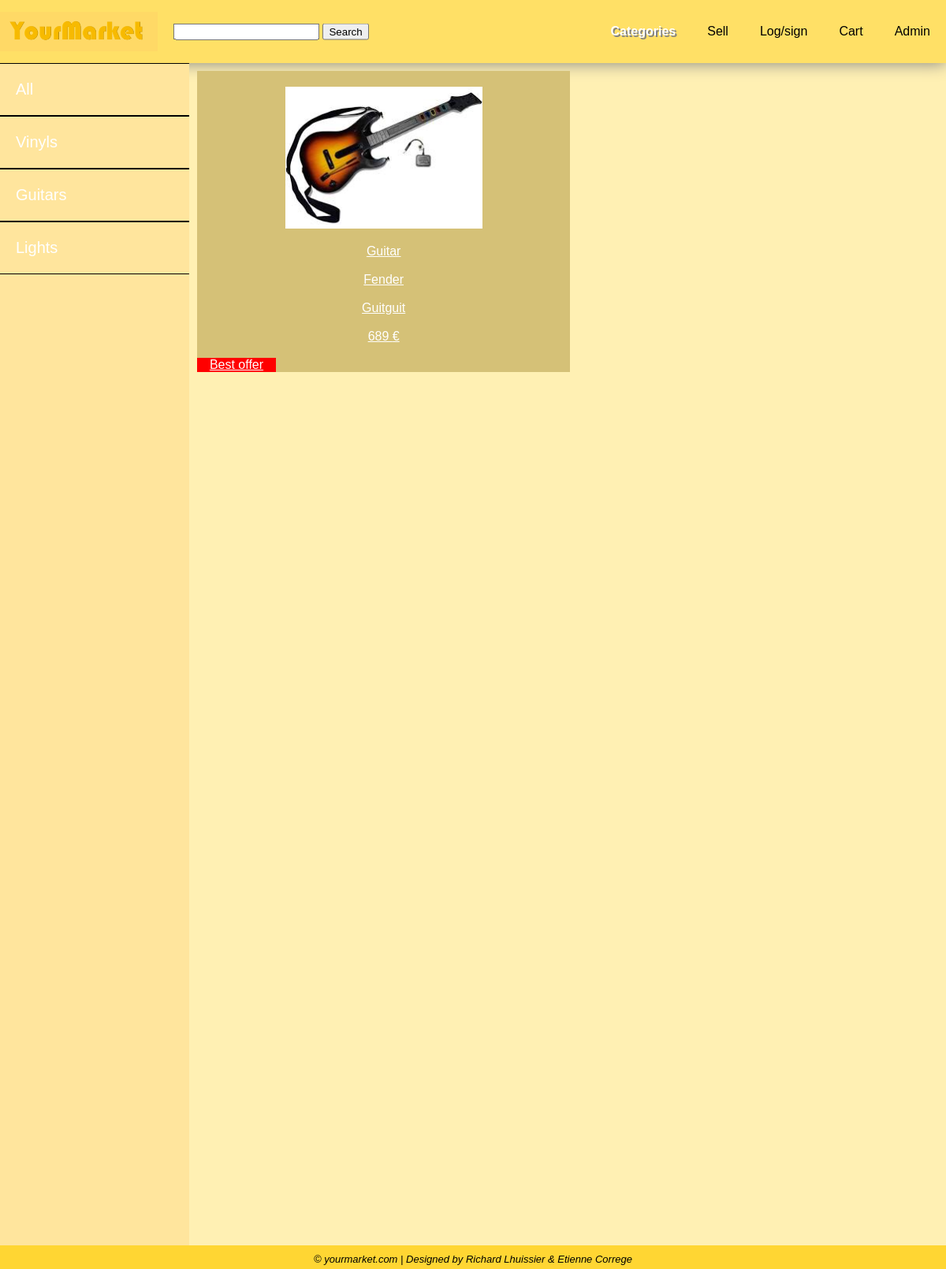
The page /yourmarket/categories_guitars.php on the database its author committed.
### tables this page shows
CREATE TABLE IF NOT EXISTS `item` (
  `id` int(11) NOT NULL AUTO_INCREMENT,
  `category` varchar(255) NOT NULL,
  `brand` varchar(255) NOT NULL,
  `model` varchar(255) NOT NULL,
  `startingprice` int(11) NOT NULL,
  `actualprice` int(11) DEFAULT NULL,
  `description` varchar(500) NOT NULL,
  `sellerid` int(11) NOT NULL,
  `commandid` int(11) DEFAULT NULL,
  `type` varchar(40) NOT NULL,
  PRIMARY KEY (`id`),
  KEY `fk_seller` (`sellerid`),
  KEY `fk_command` (`commandid`)
);

CREATE TABLE IF NOT EXISTS `images` (
  `id` int(11) NOT NULL AUTO_INCREMENT,
  `image` varchar(255) NOT NULL,
  `itemid` int(11) NOT NULL,
  PRIMARY KEY (`id`),
  KEY `fk_itemid` (`itemid`)
);

### yourmarket/categories_guitars.php (the view, shortened to what this page needs)
<html>
	<head>
		<link rel="stylesheet" href="style.css">
	</head>
	<body>
		<header>
			<div class="inner_header">
				<div class="logo">
					<a href="index.php"><img src="logo.png" alt="logo" width="200" height="50"></a>
				</div>
				<div class="searchbar">
					<input type="search" id="search" value="">
					<input type="button" value="Search">
				</div>
				<ul class="navigation">
					<a href="categories.php"><li class="selected">Categories</li></a>
					<?php
					if($_SESSION['id']!=0){
						echo "<a href='sell.php'><li>Sell</li></a>";
						echo "<a href='youraccount.php'><li>Your Account</li></a>";
					}else{
						echo "<a href='youraccount_log_sig.php'><li>Sell</li></a>";
						echo "<a href='youraccount_log_sig.php'><li>Log/sign</li></a>";
					}
					echo "<a href='cart.php'><li>Cart</li></a>";
					if($_SESSION['admin']!=0){
						echo "<a href='admin.php'><li>Admin</li></a>";
					}else{
						echo "<a href='youraccount_log_sig.php'><li>Admin</li></a>";
					}
				?>
				</ul>
			</div>
		</header>
		<div class="container">
			<div class="sidebar">
				<a href="categories.php">All</a>
				<a href="categories_vinyls.php">Vinyls</a>
				<a href="categories_guitars.php">Guitars</a>
				<a href="categories_lights.php">Lights</a>
			</div>
			<div class="articlesb">
				<?php
		$user = 'root';
		$password = '';
		$database = 'yourmarket';
		$port = NULL;
		$mysqli = new mysqli('127.0.0.1', $user, $password, $database, $port);
		$connected=$_SESSION['id'];
		if($connected!=0){
			$sql = "SELECT * FROM item WHERE  category='Guitar' AND commandid IS NULL AND sellerid <>'".$connected."'";
		}else{
			$sql = "SELECT * FROM item WHERE commandid IS NULL AND category='Guitar'";
		}
					$result = $mysqli->query($sql);
		if ($result->num_rows > 0) {
						echo '<div class="layout">';
						while($row = $result->fetch_assoc()) {
							$itemid=$row['id'];
							$sql2 = "SELECT image FROM images WHERE itemid='".$itemid."'";
							$result2 = $mysqli->query($sql2);
							if ($result2->num_rows > 0){
								while($img=$result2->fetch_assoc()){
									$newpath = "images\\".$img['image'];
								}
							}else{
								$newpath = '';
							}
							echo "<a href='buynow.php?id=".$row['id']."''>
							<div>
								<img src='".$newpath."' alt='No img for this item' width='250' style='margin-top:20px;margin-bottom:20px'>
								<br>".$row['category']."<br>
								<br>".$row['brand']."<br>
								<br>".$row['model']."<br>
								<br>".$row['startingprice']." €<br>";
								if($row['type']=='Buy'){
									echo "<br><div class='buyit'>Buy it now</div>";
								}if($row['type']=='Auction'){
									echo "<br><div class='auction'>Auction</div>";
								}if($row['type']=='Best'){
									echo "<br><div class='best'>Best offer</div>";
								}
							echo "</div>
							</a>";
						}
						echo "</div>";
					}
		?>
			</div>
		</div>
		<div class="footer">
			&copy; yourmarket.com | Designed by Richard Lhuissier & Etienne Correge
		</div>
	</body>
</html>

### yourmarket/style.css (style rules this page uses)
body { margin:0; background:#fff0b3; font-family:Sans-Serif; }
header { background:#ffe066; width:100%; height: 80px; display: block; }
.inner_header { width: 100%; height: 100%; display: block; margin: 0 auto; box-shadow:0 0 20px gray; }
.logo { height: 100%; display: table; float: left; }
.logo a { height: 100%; display: table-cell; vertical-align: middle; }
.searchbar { height:100%; display: block; float: left; margin-left: 20px; }
.searchbar input { position: relative; top: 50%; transform: translateY(-50%); }
.navigation { float: right; height: 100%; display: block; margin:0; padding:0; }
.navigation a { height: 100%; display: table; float: left; padding: 0px 20px; text-decoration:none; color: black; }
.navigation a li { display:table-cell; vertical-align: middle; height: 100%; }
.selected { color: white; font-weight: bold; text-shadow: 2px 2px gray; }
.container { margin: 0px; height: 1500px; }
.articlesb { width: 80%; float: left; height: 950px; position: relative; margin: auto; }
.best { background-color:red; color:white; width:100px; }
.sidebar { position : relative; width: 20%; background: #ffe59d; height: 100%; float: left; margin:0; padding:0; }
.sidebar a { text-decoration:none; display: block; line-height: 65px; font-size: 20px; color: white; padding-left: 20px; border-top: 1px solid black; border-bottom: 1px solid black; }
.footer { position: relative; background:#ffd633; text-align:center; float: bottom; width:100%; padding-top:10px; height:20px; font-size:small; font-style:italic; }
.layout { display: grid; grid-template-columns: auto auto auto; padding: 10px; grid-gap: 10px; }
.layout>a { text-align: center; color:white; background-color: #D5C177; }

### rows shown on the page
item: images.image (picture), category "Guitar", brand "Fender", model "Guitguit", startingprice "689", type "Best offer"
